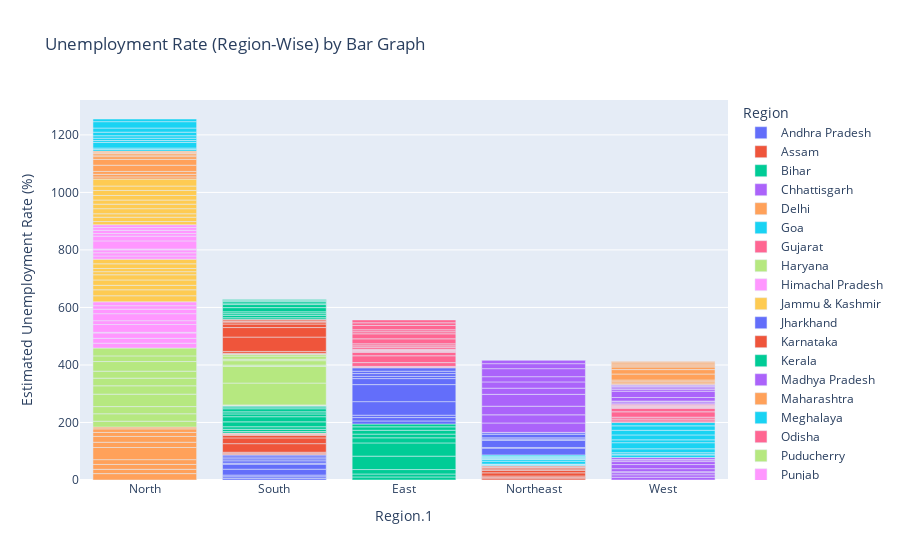

The notebook cell this image was saved under:
### Code cell
fg=px.bar(df,x='Region.1',y=' Estimated Unemployment Rate (%)',color='Region',
          title='Unemployment Rate (Region-Wise) by Bar Graph',template='plotly')
fg.update_layout(xaxis={'categoryorder':'total descending'})
fg.show()

### Figure 1 — Plotly figure (JSON) as saved in the notebook; plotly's stock layout.template omitted (floating-point values rounded to 4 significant figures)
{"data": [{"alignmentgroup": "True", "hovertemplate": "Region=Andhra Pradesh<br>Region.1=%{x}<br> Estimated Unemployment Rate (%)=%{y}<extra></extra>", "legendgroup": "Andhra Pradesh", "marker": {"color": "#636efa", "pattern": {"shape": ""}}, "name": "Andhra Pradesh", "offsetgroup": "Andhra Pradesh", "orientation": "v", "showlegend": true, "textposition": "auto", "type": "bar", "x": ["South", "South", "South", "South", "South", "South", "South", "South", "South", "South"], "xaxis": "x", "y": [5.48, 5.83, 5.79, 20.51, 17.43, 3.31, 8.34, 6.96, 6.4, 6.59], "yaxis": "y"}, {"alignmentgroup": "True", "hovertemplate": "Region=Assam<br>Region.1=%{x}<br> Estimated Unemployment Rate (%)=%{y}<extra></extra>", "legendgroup": "Assam", "marker": {"color": "#EF553B", "pattern": {"shape": ""}}, "name": "Assam", "offsetgroup": "Assam", "orientation": "v", "showlegend": true, "textposition": "auto", "type": "bar", "x": ["Northeast", "Northeast", "Northeast", "Northeast", "Northeast", "Northeast", "Northeast", "Northeast", "Northeast", "Northeast"], "xaxis": "x", "y": [4.66, 4.41, 4.77, 11.06, 9.55, 0.6, 3.77, 5.53, 1.19, 3.02], "yaxis": "y"}, {"alignmentgroup": "True", "hovertemplate": "Region=Bihar<br>Region.1=%{x}<br> Estimated Unemployment Rate (%)=%{y}<extra></extra>", "legendgroup": "Bihar", "marker": {"color": "#00cc96", "pattern": {"shape": ""}}, "name": "Bihar", "offsetgroup": "Bihar", "orientation": "v", "showlegend": true, "textposition": "auto", "type": "bar", "x": ["East", "East", "East", "East", "East", "East", "East", "East", "East", "East"], "xaxis": "x", "y": [10.61, 10.29, 15.43, 46.64, 45.96, 17.82, 12.79, 13.44, 11.91, 9.82], "yaxis": "y"}, {"alignmentgroup": "True", "hovertemplate": "Region=Chhattisgarh<br>Region.1=%{x}<br> Estimated Unemployment Rate (%)=%{y}<extra></extra>", "legendgroup": "Chhattisgarh", "marker": {"color": "#ab63fa", "pattern": {"shape": ""}}, "name": "Chhattisgarh", "offsetgroup": "Chhattisgarh", "orientation": "v", "showlegend": true, "textposition": "auto", "type": "bar", "x": ["West", "West", "West", "West", "West", "West", "West", "West", "West", "West"], "xaxis": "x", "y": [9.65, 8.38, 7.54, 3.41, 10.5, 14.23, 10.27, 5.63, 1.96, 6.62], "yaxis": "y"}, {"alignmentgroup": "True", "hovertemplate": "Region=Delhi<br>Region.1=%{x}<br> Estimated Unemployment Rate (%)=%{y}<extra></extra>", "legendgroup": "Delhi", "marker": {"color": "#FFA15A", "pattern": {"shape": ""}}, "name": "Delhi", "offsetgroup": "Delhi", "orientation": "v", "showlegend": true, "textposition": "auto", "type": "bar", "x": ["North", "North", "North", "North", "North", "North", "North", "North", "North", "North"], "xaxis": "x", "y": [22.23, 14.84, 17.04, 16.68, 42.27, 18.19, 20.3, 13.79, 12.53, 6.27], "yaxis": "y"}, {"alignmentgroup": "True", "hovertemplate": "Region=Goa<br>Region.1=%{x}<br> Estimated Unemployment Rate (%)=%{y}<extra></extra>", "legendgroup": "Goa", "marker": {"color": "#19d3f3", "pattern": {"shape": ""}}, "name": "Goa", "offsetgroup": "Goa", "orientation": "v", "showlegend": true, "textposition": "auto", "type": "bar", "x": ["West", "West", "West", "West", "West", "West", "West", "West", "West", "West"], "xaxis": "x", "y": [8.89, 2.81, 5.25, 13.31, 21.25, 9.96, 17.07, 16.21, 15.38, 11.54], "yaxis": "y"}, {"alignmentgroup": "True", "hovertemplate": "Region=Gujarat<br>Region.1=%{x}<br> Estimated Unemployment Rate (%)=%{y}<extra></extra>", "legendgroup": "Gujarat", "marker": {"color": "#FF6692", "pattern": {"shape": ""}}, "name": "Gujarat", "offsetgroup": "Gujarat", "orientation": "v", "showlegend": true, "textposition": "auto", "type": "bar", "x": ["West", "West", "West", "West", "West", "West", "West", "West", "West", "West"], "xaxis": "x", "y": [5.54, 6.38, 6.66, 18.71, 12.11, 3.2, 1.84, 1.87, 3.42, 4.03], "yaxis": "y"}, {"alignmentgroup": "True", "hovertemplate": "Region=Haryana<br>Region.1=%{x}<br> Estimated Unemployment Rate (%)=%{y}<extra></extra>", "legendgroup": "Haryana", "marker": {"color": "#B6E880", "pattern": {"shape": ""}}, "name": "Haryana", "offsetgroup": "Haryana", "orientation": "v", "showlegend": true, "textposition": "auto", "type": "bar", "x": ["North", "North", "North", "North", "North", "North", "North", "North", "North", "North"], "xaxis": "x", "y": [20.34, 25.77, 25.05, 43.22, 29.02, 26.7, 24.18, 33.5, 19.68, 27.31], "yaxis": "y"}, {"alignmentgroup": "True", "hovertemplate": "Region=Himachal Pradesh<br>Region.1=%{x}<br> Estimated Unemployment Rate (%)=%{y}<extra></extra>", "legendgroup": "Himachal Pradesh", "marker": {"color": "#FF97FF", "pattern": {"shape": ""}}, "name": "Himachal Pradesh", "offsetgroup": "Himachal Pradesh", "orientation": "v", "showlegend": true, "textposition": "auto", "type": "bar", "x": ["North", "North", "North", "North", "North", "North", "North", "North", "North", "North"], "xaxis": "x", "y": [16.83, 16.84, 18.76, 2.2, 26.95, 13.47, 24.31, 15.79, 12.04, 13.46], "yaxis": "y"}, {"alignmentgroup": "True", "hovertemplate": "Region=Jammu & Kashmir<br>Region.1=%{x}<br> Estimated Unemployment Rate (%)=%{y}<extra></extra>", "legendgroup": "Jammu & Kashmir", "marker": {"color": "#FECB52", "pattern": {"shape": ""}}, "name": "Jammu & Kashmir", "offsetgroup": "Jammu & Kashmir", "orientation": "v", "showlegend": true, "textposition": "auto", "type": "bar", "x": ["North", "North", "North", "North", "North", "North", "North", "North", "North"], "xaxis": "x", "y": [21.08, 20.78, 15.5, 18.74, 17.92, 10.88, 11.09, 16.17, 16.14], "yaxis": "y"}, {"alignmentgroup": "True", "hovertemplate": "Region=Jharkhand<br>Region.1=%{x}<br> Estimated Unemployment Rate (%)=%{y}<extra></extra>", "legendgroup": "Jharkhand", "marker": {"color": "#636efa", "pattern": {"shape": ""}}, "name": "Jharkhand", "offsetgroup": "Jharkhand", "orientation": "v", "showlegend": true, "textposition": "auto", "type": "bar", "x": ["East", "East", "East", "East", "East", "East", "East", "East", "East", "East"], "xaxis": "x", "y": [10.61, 11.85, 8.23, 47.09, 59.23, 20.95, 7.63, 9.76, 8.24, 11.8], "yaxis": "y"}, {"alignmentgroup": "True", "hovertemplate": "Region=Karnataka<br>Region.1=%{x}<br> Estimated Unemployment Rate (%)=%{y}<extra></extra>", "legendgroup": "Karnataka", "marker": {"color": "#EF553B", "pattern": {"shape": ""}}, "name": "Karnataka", "offsetgroup": "Karnataka", "orientation": "v", "showlegend": true, "textposition": "auto", "type": "bar", "x": ["South", "South", "South", "South", "South", "South", "South", "South", "South", "South"], "xaxis": "x", "y": [2.86, 3.61, 3.46, 29.84, 19.97, 8.44, 4.01, 0.5, 2.41, 1.58], "yaxis": "y"}, {"alignmentgroup": "True", "hovertemplate": "Region=Kerala<br>Region.1=%{x}<br> Estimated Unemployment Rate (%)=%{y}<extra></extra>", "legendgroup": "Kerala", "marker": {"color": "#00cc96", "pattern": {"shape": ""}}, "name": "Kerala", "offsetgroup": "Kerala", "orientation": "v", "showlegend": true, "textposition": "auto", "type": "bar", "x": ["South", "South", "South", "South", "South", "South", "South", "South", "South", "South"], "xaxis": "x", "y": [5.31, 7.6, 8.99, 16.99, 17.88, 9.71, 7.09, 10.98, 5.91, 3.88], "yaxis": "y"}, {"alignmentgroup": "True", "hovertemplate": "Region=Madhya Pradesh<br>Region.1=%{x}<br> Estimated Unemployment Rate (%)=%{y}<extra></extra>", "legendgroup": "Madhya Pradesh", "marker": {"color": "#ab63fa", "pattern": {"shape": ""}}, "name": "Madhya Pradesh", "offsetgroup": "Madhya Pradesh", "orientation": "v", "showlegend": true, "textposition": "auto", "type": "bar", "x": ["West", "West", "West", "West", "West", "West", "West", "West", "West", "West"], "xaxis": "x", "y": [4.11, 4.57, 2.22, 12.36, 21.98, 6.48, 5.08, 4.7, 3.91, 3.13], "yaxis": "y"}, {"alignmentgroup": "True", "hovertemplate": "Region=Maharashtra<br>Region.1=%{x}<br> Estimated Unemployment Rate (%)=%{y}<extra></extra>", "legendgroup": "Maharashtra", "marker": {"color": "#FFA15A", "pattern": {"shape": ""}}, "name": "Maharashtra", "offsetgroup": "Maharashtra", "orientation": "v", "showlegend": true, "textposition": "auto", "type": "bar", "x": ["West", "West", "West", "West", "West", "West", "West", "West", "West", "West"], "xaxis": "x", "y": [4.95, 4.69, 5.79, 20.9, 15.46, 9.23, 3.89, 6.23, 4.55, 4.1], "yaxis": "y"}, {"alignmentgroup": "True", "hovertemplate": "Region=Meghalaya<br>Region.1=%{x}<br> Estimated Unemployment Rate (%)=%{y}<extra></extra>", "legendgroup": "Meghalaya", "marker": {"color": "#19d3f3", "pattern": {"shape": ""}}, "name": "Meghalaya", "offsetgroup": "Meghalaya", "orientation": "v", "showlegend": true, "textposition": "auto", "type": "bar", "x": ["Northeast", "Northeast", "Northeast", "Northeast", "Northeast", "Northeast", "Northeast", "Northeast", "Northeast", "Northeast"], "xaxis": "x", "y": [1.66, 3.59, 1.58, 10.03, 5.92, 1.15, 2.1, 3.74, 4.29, 4.6], "yaxis": "y"}, {"alignmentgroup": "True", "hovertemplate": "Region=Odisha<br>Region.1=%{x}<br> Estimated Unemployment Rate (%)=%{y}<extra></extra>", "legendgroup": "Odisha", "marker": {"color": "#FF6692", "pattern": {"shape": ""}}, "name": "Odisha", "offsetgroup": "Odisha", "orientation": "v", "showlegend": true, "textposition": "auto", "type": "bar", "x": ["East", "East", "East", "East", "East", "East", "East", "East", "East", "East"], "xaxis": "x", "y": [1.9, 3.12, 13.08, 23.76, 11.41, 3.77, 1.88, 1.42, 2.1, 2.18], "yaxis": "y"}, {"alignmentgroup": "True", "hovertemplate": "Region=Puducherry<br>Region.1=%{x}<br> Estimated Unemployment Rate (%)=%{y}<extra></extra>", "legendgroup": "Puducherry", "marker": {"color": "#B6E880", "pattern": {"shape": ""}}, "name": "Puducherry", "offsetgroup": "Puducherry", "orientation": "v", "showlegend": true, "textposition": "auto", "type": "bar", "x": ["South", "South", "South", "South", "South", "South", "South", "South", "South", "South"], "xaxis": "x", "y": [0.58, 1.76, 1.2, 75.85, 58.19, 4.24, 15.47, 5.05, 10.9, 6.18], "yaxis": "y"}, {"alignmentgroup": "True", "hovertemplate": "Region=Punjab<br>Region.1=%{x}<br> Estimated Unemployment Rate (%)=%{y}<extra></extra>", "legendgroup": "Punjab", "marker": {"color": "#FF97FF", "pattern": {"shape": ""}}, "name": "Punjab", "offsetgroup": "Punjab", "orientation": "v", "showlegend": true, "textposition": "auto", "type": "bar", "x": ["North", "North", "North", "North", "North", "North", "North", "North", "North", "North"], "xaxis": "x", "y": [11.11, 10.97, 10.32, 2.86, 28.33, 16.55, 9.19, 10.99, 9.61, 9.88], "yaxis": "y"}, {"alignmentgroup": "True", "hovertemplate": "Region=Rajasthan<br>Region.1=%{x}<br> Estimated Unemployment Rate (%)=%{y}<extra></extra>", "legendgroup": "Rajasthan", "marker": {"color": "#FECB52", "pattern": {"shape": ""}}, "name": "Rajasthan", "offsetgroup": "Rajasthan", "orientation": "v", "showlegend": true, "textposition": "auto", "type": "bar", "x": ["North", "North", "North", "North", "North", "North", "North", "North", "North", "North"], "xaxis": "x", "y": [10.97, 15.16, 11.9, 17.7, 15.74, 14.39, 15.81, 17.51, 15.35, 24.15], "yaxis": "y"}, {"alignmentgroup": "True", "hovertemplate": "Region=Sikkim<br>Region.1=%{x}<br> Estimated Unemployment Rate (%)=%{y}<extra></extra>", "legendgroup": "Sikkim", "marker": {"color": "#636efa", "pattern": {"shape": ""}}, "name": "Sikkim", "offsetgroup": "Sikkim", "orientation": "v", "showlegend": true, "textposition": "auto", "type": "bar", "x": ["Northeast", "Northeast", "Northeast", "Northeast", "Northeast", "Northeast", "Northeast", "Northeast"], "xaxis": "x", "y": [23.57, 2.28, 24.51, 4.46, 4.45, 12.49, 5.7, 0.88], "yaxis": "y"}, {"alignmentgroup": "True", "hovertemplate": "Region=Tamil Nadu<br>Region.1=%{x}<br> Estimated Unemployment Rate (%)=%{y}<extra></extra>", "legendgroup": "Tamil Nadu", "marker": {"color": "#EF553B", "pattern": {"shape": ""}}, "name": "Tamil Nadu", "offsetgroup": "Tamil Nadu", "orientation": "v", "showlegend": true, "textposition": "auto", "type": "bar", "x": ["South", "South", "South", "South", "South", "South", "South", "South", "South", "South"], "xaxis": "x", "y": [1.57, 2.09, 6.4, 49.83, 33.16, 12.2, 6.81, 2.65, 5, 2.16], "yaxis": "y"}, {"alignmentgroup": "True", "hovertemplate": "Region=Telangana<br>Region.1=%{x}<br> Estimated Unemployment Rate (%)=%{y}<extra></extra>", "legendgroup": "Telangana", "marker": {"color": "#00cc96", "pattern": {"shape": ""}}, "name": "Telangana", "offsetgroup": "Telangana", "orientation": "v", "showlegend": true, "textposition": "auto", "type": "bar", "x": ["South", "South", "South", "South", "South", "South", "South", "South", "South", "South"], "xaxis": "x", "y": [5.49, 8.29, 5.77, 6.25, 14.7, 10.55, 5.36, 5.79, 3.27, 2.86], "yaxis": "y"}, {"alignmentgroup": "True", "hovertemplate": "Region=Tripura<br>Region.1=%{x}<br> Estimated Unemployment Rate (%)=%{y}<extra></extra>", "legendgroup": "Tripura", "marker": {"color": "#ab63fa", "pattern": {"shape": ""}}, "name": "Tripura", "offsetgroup": "Tripura", "orientation": "v", "showlegend": true, "textposition": "auto", "type": "bar", "x": ["Northeast", "Northeast", "Northeast", "Northeast", "Northeast", "Northeast", "Northeast", "Northeast", "Northeast", "Northeast"], "xaxis": "x", "y": [32.67, 28.4, 29.95, 41.23, 21.51, 21.71, 18.24, 27.92, 17.35, 11.57], "yaxis": "y"}, {"alignmentgroup": "True", "hovertemplate": "Region=Uttar Pradesh<br>Region.1=%{x}<br> Estimated Unemployment Rate (%)=%{y}<extra></extra>", "legendgroup": "Uttar Pradesh", "marker": {"color": "#FFA15A", "pattern": {"shape": ""}}, "name": "Uttar Pradesh", "offsetgroup": "Uttar Pradesh", "orientation": "v", "showlegend": true, "textposition": "auto", "type": "bar", "x": ["North", "North", "North", "North", "North", "North", "North", "North", "North", "North"], "xaxis": "x", "y": [7.58, 8.98, 10.11, 21.54, 20.41, 9.47, 5.56, 5.79, 4.18, 3.75], "yaxis": "y"}, {"alignmentgroup": "True", "hovertemplate": "Region=Uttarakhand<br>Region.1=%{x}<br> Estimated Unemployment Rate (%)=%{y}<extra></extra>", "legendgroup": "Uttarakhand", "marker": {"color": "#19d3f3", "pattern": {"shape": ""}}, "name": "Uttarakhand", "offsetgroup": "Uttarakhand", "orientation": "v", "showlegend": true, "textposition": "auto", "type": "bar", "x": ["North", "North", "North", "North", "North", "North", "North", "North", "North", "North"], "xaxis": "x", "y": [5.49, 4.99, 19.85, 6.48, 8.01, 8.61, 12.38, 14.26, 22.26, 9.23], "yaxis": "y"}, {"alignmentgroup": "True", "hovertemplate": "Region=West Bengal<br>Region.1=%{x}<br> Estimated Unemployment Rate (%)=%{y}<extra></extra>", "legendgroup": "West Bengal", "marker": {"color": "#FF6692", "pattern": {"shape": ""}}, "name": "West Bengal", "offsetgroup": "West Bengal", "orientation": "v", "showlegend": true, "textposition": "auto", "type": "bar", "x": ["East", "East", "East", "East", "East", "East", "East", "East", "East", "East"], "xaxis": "x", "y": [6.94, 4.92, 6.92, 17.41, 17.41, 7.29, 6.83, 14.87, 9.35, 9.98], "yaxis": "y"}], "layout": {"barmode": "relative", "legend": {"title": {"text": "Region"}, "tracegroupgap": 0}, "title": {"text": "Unemployment Rate (Region-Wise) by Bar Graph"}, "xaxis": {"anchor": "y", "categoryorder": "total descending", "domain": [0, 1], "title": {"text": "Region.1"}}, "yaxis": {"anchor": "x", "domain": [0, 1], "title": {"text": " Estimated Unemployment Rate (%)"}}}}
